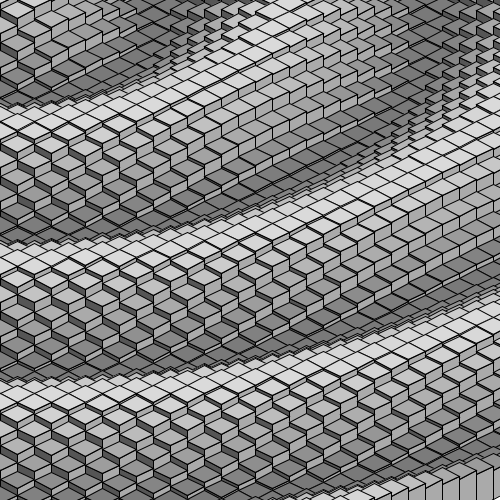
Frame 1 (no input)
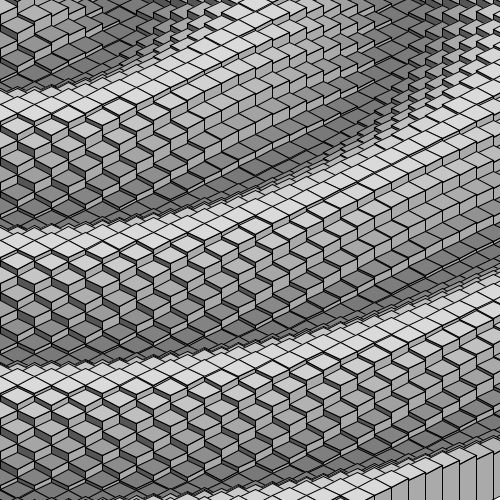
Frame 60 (the mouse pressed at the canvas centre just before this capture)
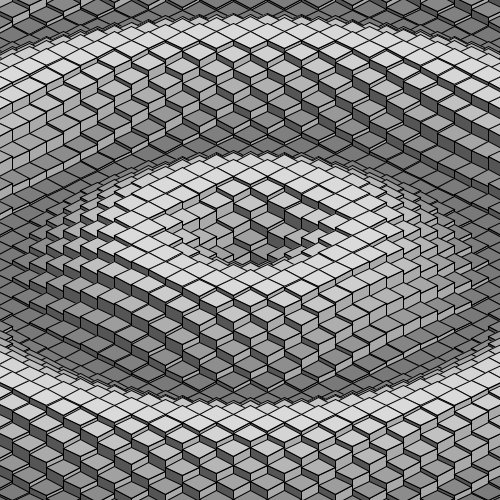
Frame 120 (the mouse held since frame 60 and released just before this capture)

The Processing sketch that drew these frames (run headless with seeded random() and noise(); from frame 60 on, the mouse is pressed at the canvas centre):

// Processing sketch: processing_27458
// ── processing_27458.pde

/*
Modified by Alastair Gray. (Original by Jared "BlueThen" C,  'Wavy'.)
*/

float a;
float speed = 0.8;

void setup()
{

  size(500,500);
  colorMode(RGB, 6);


  stroke(0);

  frameRate(30);
}
void draw()
{

  speed = (width/2-dist(mouseX,mouseY, width/2,height/2)) / (width/2);

  a -= speed;

  background(6);

  for (int x = -42; x < 42; x++) {
   for (int z = -42; z < 42; z++) {
     
      //for (int y = int(10 * cos(0.55 * distance(x,z,0,0) - a))); halfw+halfh >= 250; int a -= 0.5;)  {     

    
    int y = int(24 * cos(0.55 * distance(x,z,0,0) - a));
    

    
    

    float xm = x*17 -8.5;
    float xt = x*17 +8.5;
    float zm = z*17 -8.5;
    float zt = z*17 +8.5;
    
    int halfw = mouseX;
    int halfh = mouseY;
     

    int isox1 = int(xm - zm + halfw);
    int isoy1 = int((xm + zm) * 0.5 + halfh);
    int isox2 = int(xm - zt + halfw);
    int isoy2 = int((xm + zt) * 0.5 + halfh);
    int isox3 = int(xt - zt + halfw);
    int isoy3 = int((xt + zt) * 0.5 + halfh);
    int isox4 = int(xt - zm + halfw);
    int isoy4 = int((xt + zm) * 0.5 + halfh);

    fill (2);
    quad(isox2, isoy2-y, isox3, isoy3-y, isox3, isoy3+40, isox2, isoy2+40);
    fill (4);
    quad(isox3, isoy3-y, isox4, isoy4-y, isox4, isoy4+40, isox3, isoy3+40);
     

    fill(4 + y * 0.05);
    quad(isox1, isoy1-y, isox2, isoy2-y, isox3, isoy3-y, isox4, isoy4-y);
    
     
    
    
    
   }
  }
}



float distance(float x,float y,float cx,float cy) {
  return sqrt(sq(cx - x) + sq(cy - y));
}
